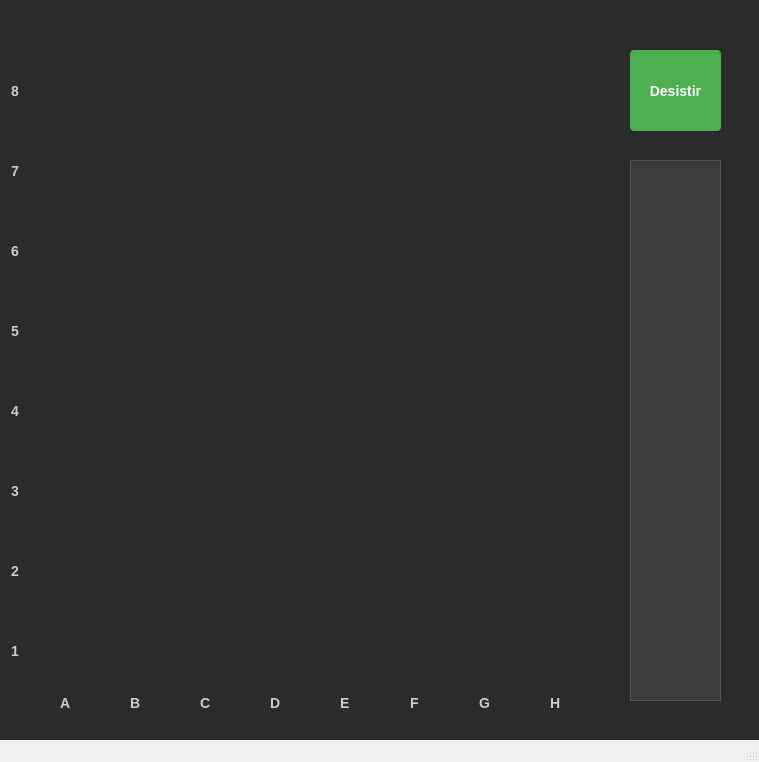
<?xml version="1.0" encoding="UTF-8"?>
<ui version="4.0">
 <class>MainWindow</class>
 <widget class="QMainWindow" name="MainWindow">
  <property name="geometry">
   <rect>
    <x>0</x>
    <y>0</y>
    <width>759</width>
    <height>762</height>
   </rect>
  </property>
  <property name="windowTitle">
   <string>Tabuleiro</string>
  </property>
  <property name="styleSheet">
   <string>
QWidget#centralwidget { background-color: #2b2b2b; }
QPushButton { border: none; }
/* Casas Claras */
QPushButton#btn_A8, QPushButton#btn_C8, QPushButton#btn_E8, QPushButton#btn_G8,
QPushButton#btn_B7, QPushButton#btn_D7, QPushButton#btn_F7, QPushButton#btn_H7,
QPushButton#btn_A6, QPushButton#btn_C6, QPushButton#btn_E6, QPushButton#btn_G6,
QPushButton#btn_B5, QPushButton#btn_D5, QPushButton#btn_F5, QPushButton#btn_H5,
QPushButton#btn_A4, QPushButton#btn_C4, QPushButton#btn_E4, QPushButton#btn_G4,
QPushButton#btn_B3, QPushButton#btn_D3, QPushButton#btn_F3, QPushButton#btn_H3,
QPushButton#btn_A2, QPushButton#btn_C2, QPushButton#btn_E2, QPushButton#btn_G2,
QPushButton#btn_B1, QPushButton#btn_D1, QPushButton#btn_F1, QPushButton#btn_H1 { background-color: #F0D9B5; }
/* Casas Escuras */
QPushButton#btn_B8, QPushButton#btn_D8, QPushButton#btn_F8, QPushButton#btn_H8,
QPushButton#btn_A7, QPushButton#btn_C7, QPushButton#btn_E7, QPushButton#btn_G7,
QPushButton#btn_B6, QPushButton#btn_D6, QPushButton#btn_F6, QPushButton#btn_H6,
QPushButton#btn_A5, QPushButton#btn_C5, QPushButton#btn_E5, QPushButton#btn_G5,
QPushButton#btn_B4, QPushButton#btn_D4, QPushButton#btn_F4, QPushButton#btn_H4,
QPushButton#btn_A3, QPushButton#btn_C3, QPushButton#btn_E3, QPushButton#btn_G3,
QPushButton#btn_B2, QPushButton#btn_D2, QPushButton#btn_F2, QPushButton#btn_H2,
QPushButton#btn_A1, QPushButton#btn_C1, QPushButton#btn_E1, QPushButton#btn_G1 { background-color: #B58863; }
QPushButton#btn_Confirmar { background-color: #4CAF50; color: white; font-weight: bold; font-size: 14px; border-radius: 4px; }
QPushButton#btn_Confirmar:hover { background-color: #45a049; }
QLineEdit { background: transparent; color: #cccccc; border: none; font-size: 14px; font-weight: bold; }
   </string>
  </property>
  <widget class="QWidget" name="centralwidget">
   <widget class="QPushButton" name="btn_A8"><property name="geometry"><rect><x>30</x><y>50</y><width>71</width><height>81</height></rect></property></widget>
   <widget class="QPushButton" name="btn_B8"><property name="geometry"><rect><x>100</x><y>50</y><width>71</width><height>81</height></rect></property></widget>
   <widget class="QPushButton" name="btn_C8"><property name="geometry"><rect><x>170</x><y>50</y><width>71</width><height>81</height></rect></property></widget>
   <widget class="QPushButton" name="btn_D8"><property name="geometry"><rect><x>240</x><y>50</y><width>71</width><height>81</height></rect></property></widget>
   <widget class="QPushButton" name="btn_E8"><property name="geometry"><rect><x>310</x><y>50</y><width>71</width><height>81</height></rect></property></widget>
   <widget class="QPushButton" name="btn_F8"><property name="geometry"><rect><x>380</x><y>50</y><width>71</width><height>81</height></rect></property></widget>
   <widget class="QPushButton" name="btn_G8"><property name="geometry"><rect><x>450</x><y>50</y><width>71</width><height>81</height></rect></property></widget>
   <widget class="QPushButton" name="btn_H8"><property name="geometry"><rect><x>520</x><y>50</y><width>71</width><height>81</height></rect></property></widget>
   <widget class="QPushButton" name="btn_A7"><property name="geometry"><rect><x>30</x><y>130</y><width>71</width><height>81</height></rect></property></widget>
   <widget class="QPushButton" name="btn_B7"><property name="geometry"><rect><x>100</x><y>130</y><width>71</width><height>81</height></rect></property></widget>
   <widget class="QPushButton" name="btn_C7"><property name="geometry"><rect><x>170</x><y>130</y><width>71</width><height>81</height></rect></property></widget>
   <widget class="QPushButton" name="btn_D7"><property name="geometry"><rect><x>240</x><y>130</y><width>71</width><height>81</height></rect></property></widget>
   <widget class="QPushButton" name="btn_E7"><property name="geometry"><rect><x>310</x><y>130</y><width>71</width><height>81</height></rect></property></widget>
   <widget class="QPushButton" name="btn_F7"><property name="geometry"><rect><x>380</x><y>130</y><width>71</width><height>81</height></rect></property></widget>
   <widget class="QPushButton" name="btn_G7"><property name="geometry"><rect><x>450</x><y>130</y><width>71</width><height>81</height></rect></property></widget>
   <widget class="QPushButton" name="btn_H7"><property name="geometry"><rect><x>520</x><y>130</y><width>71</width><height>81</height></rect></property></widget>
   <widget class="QPushButton" name="btn_A6"><property name="geometry"><rect><x>30</x><y>210</y><width>71</width><height>81</height></rect></property></widget>
   <widget class="QPushButton" name="btn_B6"><property name="geometry"><rect><x>100</x><y>210</y><width>71</width><height>81</height></rect></property></widget>
   <widget class="QPushButton" name="btn_C6"><property name="geometry"><rect><x>170</x><y>210</y><width>71</width><height>81</height></rect></property></widget>
   <widget class="QPushButton" name="btn_D6"><property name="geometry"><rect><x>240</x><y>210</y><width>71</width><height>81</height></rect></property></widget>
   <widget class="QPushButton" name="btn_E6"><property name="geometry"><rect><x>310</x><y>210</y><width>71</width><height>81</height></rect></property></widget>
   <widget class="QPushButton" name="btn_F6"><property name="geometry"><rect><x>380</x><y>210</y><width>71</width><height>81</height></rect></property></widget>
   <widget class="QPushButton" name="btn_G6"><property name="geometry"><rect><x>450</x><y>210</y><width>71</width><height>81</height></rect></property></widget>
   <widget class="QPushButton" name="btn_H6"><property name="geometry"><rect><x>520</x><y>210</y><width>71</width><height>81</height></rect></property></widget>
   <widget class="QPushButton" name="btn_A5"><property name="geometry"><rect><x>30</x><y>290</y><width>71</width><height>81</height></rect></property></widget>
   <widget class="QPushButton" name="btn_B5"><property name="geometry"><rect><x>100</x><y>290</y><width>71</width><height>81</height></rect></property></widget>
   <widget class="QPushButton" name="btn_C5"><property name="geometry"><rect><x>170</x><y>290</y><width>71</width><height>81</height></rect></property></widget>
   <widget class="QPushButton" name="btn_D5"><property name="geometry"><rect><x>240</x><y>290</y><width>71</width><height>81</height></rect></property></widget>
   <widget class="QPushButton" name="btn_E5"><property name="geometry"><rect><x>310</x><y>290</y><width>71</width><height>81</height></rect></property></widget>
   <widget class="QPushButton" name="btn_F5"><property name="geometry"><rect><x>380</x><y>290</y><width>71</width><height>81</height></rect></property></widget>
   <widget class="QPushButton" name="btn_G5"><property name="geometry"><rect><x>450</x><y>290</y><width>71</width><height>81</height></rect></property></widget>
   <widget class="QPushButton" name="btn_H5"><property name="geometry"><rect><x>520</x><y>290</y><width>71</width><height>81</height></rect></property></widget>
   <widget class="QPushButton" name="btn_A4"><property name="geometry"><rect><x>30</x><y>370</y><width>71</width><height>81</height></rect></property></widget>
   <widget class="QPushButton" name="btn_B4"><property name="geometry"><rect><x>100</x><y>370</y><width>71</width><height>81</height></rect></property></widget>
   <widget class="QPushButton" name="btn_C4"><property name="geometry"><rect><x>170</x><y>370</y><width>71</width><height>81</height></rect></property></widget>
   <widget class="QPushButton" name="btn_D4"><property name="geometry"><rect><x>240</x><y>370</y><width>71</width><height>81</height></rect></property></widget>
   <widget class="QPushButton" name="btn_E4"><property name="geometry"><rect><x>310</x><y>370</y><width>71</width><height>81</height></rect></property></widget>
   <widget class="QPushButton" name="btn_F4"><property name="geometry"><rect><x>380</x><y>370</y><width>71</width><height>81</height></rect></property></widget>
   <widget class="QPushButton" name="btn_G4"><property name="geometry"><rect><x>450</x><y>370</y><width>71</width><height>81</height></rect></property></widget>
   <widget class="QPushButton" name="btn_H4"><property name="geometry"><rect><x>520</x><y>370</y><width>71</width><height>81</height></rect></property></widget>
   <widget class="QPushButton" name="btn_A3"><property name="geometry"><rect><x>30</x><y>450</y><width>71</width><height>81</height></rect></property></widget>
   <widget class="QPushButton" name="btn_B3"><property name="geometry"><rect><x>100</x><y>450</y><width>71</width><height>81</height></rect></property></widget>
   <widget class="QPushButton" name="btn_C3"><property name="geometry"><rect><x>170</x><y>450</y><width>71</width><height>81</height></rect></property></widget>
   <widget class="QPushButton" name="btn_D3"><property name="geometry"><rect><x>240</x><y>450</y><width>71</width><height>81</height></rect></property></widget>
   <widget class="QPushButton" name="btn_E3"><property name="geometry"><rect><x>310</x><y>450</y><width>71</width><height>81</height></rect></property></widget>
   <widget class="QPushButton" name="btn_F3"><property name="geometry"><rect><x>380</x><y>450</y><width>71</width><height>81</height></rect></property></widget>
   <widget class="QPushButton" name="btn_G3"><property name="geometry"><rect><x>450</x><y>450</y><width>71</width><height>81</height></rect></property></widget>
   <widget class="QPushButton" name="btn_H3"><property name="geometry"><rect><x>520</x><y>450</y><width>71</width><height>81</height></rect></property></widget>
   <widget class="QPushButton" name="btn_A2"><property name="geometry"><rect><x>30</x><y>530</y><width>71</width><height>81</height></rect></property></widget>
   <widget class="QPushButton" name="btn_B2"><property name="geometry"><rect><x>100</x><y>530</y><width>71</width><height>81</height></rect></property></widget>
   <widget class="QPushButton" name="btn_C2"><property name="geometry"><rect><x>170</x><y>530</y><width>71</width><height>81</height></rect></property></widget>
   <widget class="QPushButton" name="btn_D2"><property name="geometry"><rect><x>240</x><y>530</y><width>71</width><height>81</height></rect></property></widget>
   <widget class="QPushButton" name="btn_E2"><property name="geometry"><rect><x>310</x><y>530</y><width>71</width><height>81</height></rect></property></widget>
   <widget class="QPushButton" name="btn_F2"><property name="geometry"><rect><x>380</x><y>530</y><width>71</width><height>81</height></rect></property></widget>
   <widget class="QPushButton" name="btn_G2"><property name="geometry"><rect><x>450</x><y>530</y><width>71</width><height>81</height></rect></property></widget>
   <widget class="QPushButton" name="btn_H2"><property name="geometry"><rect><x>520</x><y>530</y><width>71</width><height>81</height></rect></property></widget>
   <widget class="QPushButton" name="btn_A1"><property name="geometry"><rect><x>30</x><y>610</y><width>71</width><height>81</height></rect></property></widget>
   <widget class="QPushButton" name="btn_B1"><property name="geometry"><rect><x>100</x><y>610</y><width>71</width><height>81</height></rect></property></widget>
   <widget class="QPushButton" name="btn_C1"><property name="geometry"><rect><x>170</x><y>610</y><width>71</width><height>81</height></rect></property></widget>
   <widget class="QPushButton" name="btn_D1"><property name="geometry"><rect><x>240</x><y>610</y><width>71</width><height>81</height></rect></property></widget>
   <widget class="QPushButton" name="btn_E1"><property name="geometry"><rect><x>310</x><y>610</y><width>71</width><height>81</height></rect></property></widget>
   <widget class="QPushButton" name="btn_F1"><property name="geometry"><rect><x>380</x><y>610</y><width>71</width><height>81</height></rect></property></widget>
   <widget class="QPushButton" name="btn_G1"><property name="geometry"><rect><x>450</x><y>610</y><width>71</width><height>81</height></rect></property></widget>
   <widget class="QPushButton" name="btn_H1"><property name="geometry"><rect><x>520</x><y>610</y><width>71</width><height>81</height></rect></property></widget>

   <widget class="QLineEdit" name="label_A"><property name="geometry"><rect><x>30</x><y>690</y><width>71</width><height>25</height></rect></property><property name="text"><string>A</string></property><property name="alignment"><set>Qt::AlignCenter</set></property></widget>
   <widget class="QLineEdit" name="label_B"><property name="geometry"><rect><x>100</x><y>690</y><width>71</width><height>25</height></rect></property><property name="text"><string>B</string></property><property name="alignment"><set>Qt::AlignCenter</set></property></widget>
   <widget class="QLineEdit" name="label_C"><property name="geometry"><rect><x>170</x><y>690</y><width>71</width><height>25</height></rect></property><property name="text"><string>C</string></property><property name="alignment"><set>Qt::AlignCenter</set></property></widget>
   <widget class="QLineEdit" name="label_D"><property name="geometry"><rect><x>240</x><y>690</y><width>71</width><height>25</height></rect></property><property name="text"><string>D</string></property><property name="alignment"><set>Qt::AlignCenter</set></property></widget>
   <widget class="QLineEdit" name="label_E"><property name="geometry"><rect><x>310</x><y>690</y><width>71</width><height>25</height></rect></property><property name="text"><string>E</string></property><property name="alignment"><set>Qt::AlignCenter</set></property></widget>
   <widget class="QLineEdit" name="label_F"><property name="geometry"><rect><x>380</x><y>690</y><width>71</width><height>25</height></rect></property><property name="text"><string>F</string></property><property name="alignment"><set>Qt::AlignCenter</set></property></widget>
   <widget class="QLineEdit" name="label_G"><property name="geometry"><rect><x>450</x><y>690</y><width>71</width><height>25</height></rect></property><property name="text"><string>G</string></property><property name="alignment"><set>Qt::AlignCenter</set></property></widget>
   <widget class="QLineEdit" name="label_H"><property name="geometry"><rect><x>520</x><y>690</y><width>71</width><height>25</height></rect></property><property name="text"><string>H</string></property><property name="alignment"><set>Qt::AlignCenter</set></property></widget>

   <widget class="QLineEdit" name="label_8"><property name="geometry"><rect><x>0</x><y>50</y><width>31</width><height>81</height></rect></property><property name="text"><string>8</string></property><property name="alignment"><set>Qt::AlignCenter</set></property></widget>
   <widget class="QLineEdit" name="label_7"><property name="geometry"><rect><x>0</x><y>130</y><width>31</width><height>81</height></rect></property><property name="text"><string>7</string></property><property name="alignment"><set>Qt::AlignCenter</set></property></widget>
   <widget class="QLineEdit" name="label_6"><property name="geometry"><rect><x>0</x><y>210</y><width>31</width><height>81</height></rect></property><property name="text"><string>6</string></property><property name="alignment"><set>Qt::AlignCenter</set></property></widget>
   <widget class="QLineEdit" name="label_5"><property name="geometry"><rect><x>0</x><y>290</y><width>31</width><height>81</height></rect></property><property name="text"><string>5</string></property><property name="alignment"><set>Qt::AlignCenter</set></property></widget>
   <widget class="QLineEdit" name="label_4"><property name="geometry"><rect><x>0</x><y>370</y><width>31</width><height>81</height></rect></property><property name="text"><string>4</string></property><property name="alignment"><set>Qt::AlignCenter</set></property></widget>
   <widget class="QLineEdit" name="label_3"><property name="geometry"><rect><x>0</x><y>450</y><width>31</width><height>81</height></rect></property><property name="text"><string>3</string></property><property name="alignment"><set>Qt::AlignCenter</set></property></widget>
   <widget class="QLineEdit" name="label_2"><property name="geometry"><rect><x>0</x><y>530</y><width>31</width><height>81</height></rect></property><property name="text"><string>2</string></property><property name="alignment"><set>Qt::AlignCenter</set></property></widget>
   <widget class="QLineEdit" name="label_1"><property name="geometry"><rect><x>0</x><y>610</y><width>31</width><height>81</height></rect></property><property name="text"><string>1</string></property><property name="alignment"><set>Qt::AlignCenter</set></property></widget>

   <widget class="QPushButton" name="btn_Confirmar">
    <property name="geometry"><rect><x>630</x><y>50</y><width>91</width><height>81</height></rect></property>
    <property name="cursor"><cursorShape>PointingHandCursor</cursorShape></property>
    <property name="text"><string>Desistir</string></property>
   </widget>
   <widget class="QGraphicsView" name="graphicsView">
    <property name="geometry"><rect><x>630</x><y>160</y><width>91</width><height>541</height></rect></property>
    <property name="styleSheet"><string>background-color: #3b3b3b; border: 1px solid #555555;</string></property>
   </widget>
  </widget>
  <widget class="QMenuBar" name="menubar"><property name="geometry"><rect><x>0</x><y>0</y><width>759</width><height>22</height></rect></property></widget>
  <widget class="QStatusBar" name="statusbar"/>
 </widget>
 <resources/>
 <connections/>
</ui>
